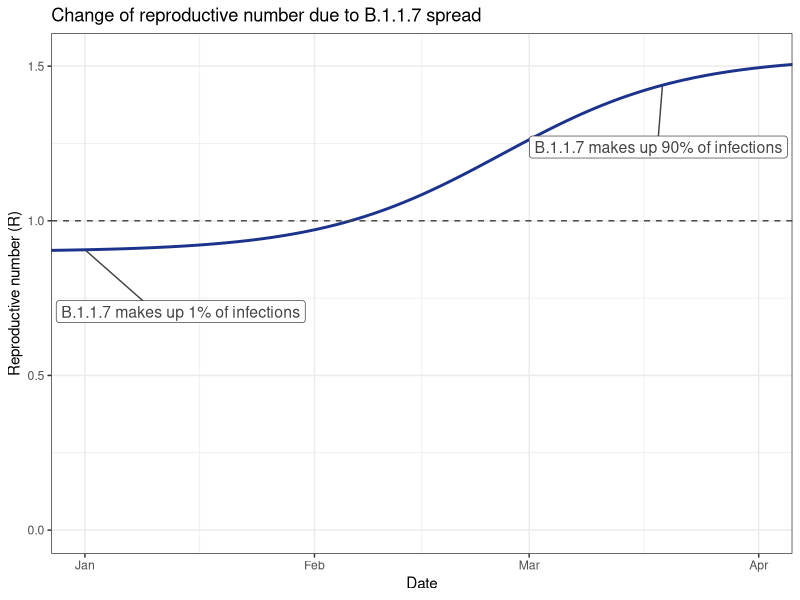
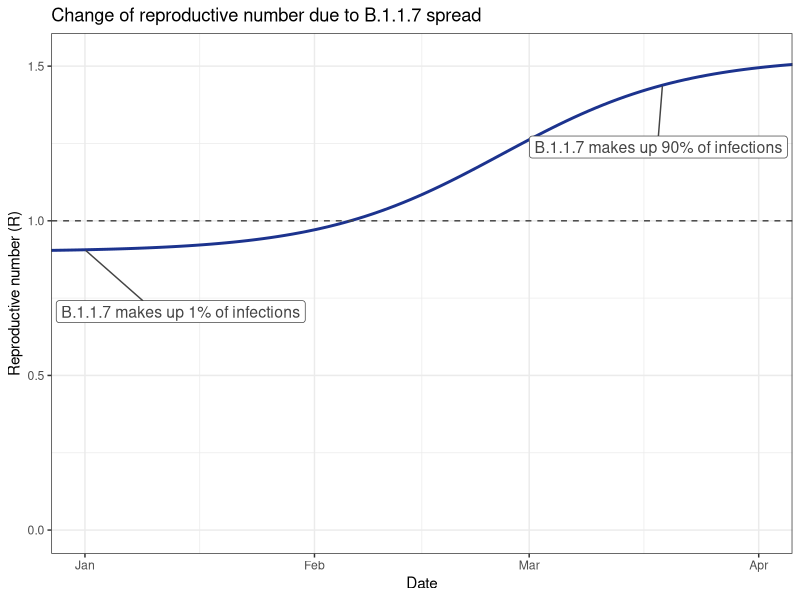

Reproduce these figures in R, in order.
## ---- chunk 1
library(tidyverse)
library(lubridate)
library(ggrepel)


r_old = 0.9
r_new =r_old*1.7

n_old = 99
n_new = 1

serial_interval = 6.5

data = tibble(day=-5:200)

data$n_old = n_old*r_old^(data$day/serial_interval)
data$n_new = n_new*r_new^(data$day/serial_interval)

data$ratio_new = data$n_new/(data$n_new+data$n_old)
data$r = r_new*data$ratio_new + r_old*(1-data$ratio_new)
data$date = ymd("2020-01-01") + data$day

data$label = NA

data$label[6]="B.1.1.7 makes up 1% of infections"
data$label[84]="B.1.1.7 makes up 90% of infections"

ggplot(data,aes(x=date,y=r,label=label))+geom_line(color="#1c338e",size=1)+theme_bw()+labs(y="Reproductive number (R)",x="Date",title="Change of reproductive number due to B.1.1.7 spread")+coord_cartesian(ylim=c(0,NA),xlim=c(ymd("2020-01-01"),ymd("2020-04-01")))+ geom_hline(yintercept=1,linetype=2,color="#444444")+geom_label_repel(nudge_x =3,nudge_y =-0.2,color="#444444",size=4)
ggsave("change_in_r.png",width=6,height=4)
